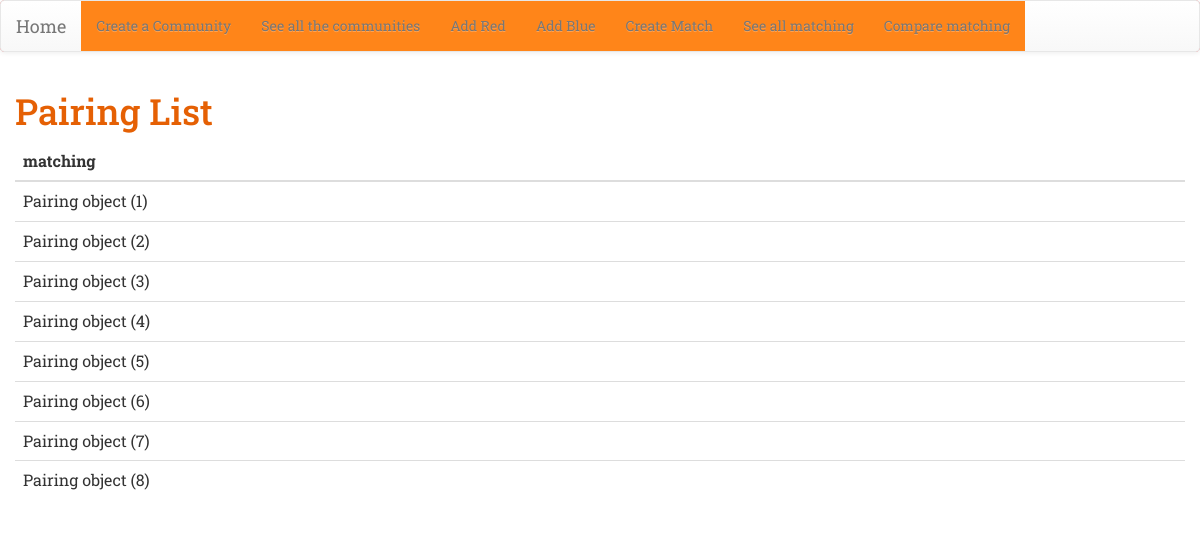
The page /pairing_list/ on the database as committed earlier.
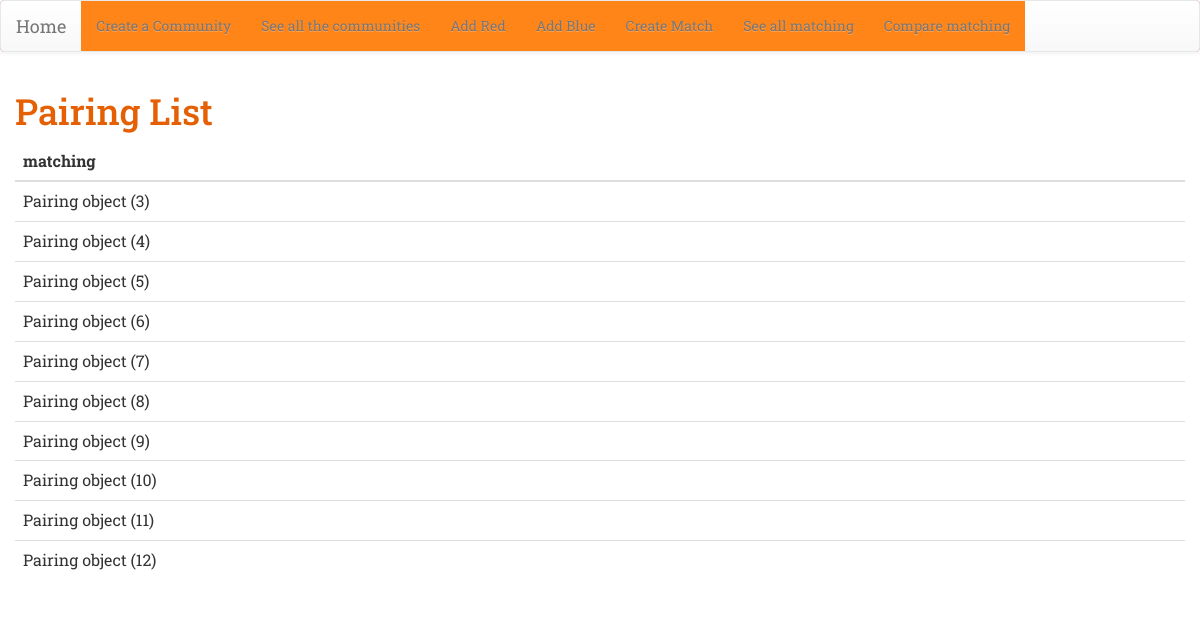
The same page on the database as committed later.
### match/models.py (models this page shows)
class Pairing(models.Model):
    matching = models.ForeignKey('Matching', on_delete=models.CASCADE)
    blue = models.ForeignKey('Blue',on_delete=models.CASCADE)
    red = models.ForeignKey('Red',on_delete=models.CASCADE)

### match/views.py (the view)
# urls.py: path('pairing_list/', views.pairing_list, name='pairing_list'),
def pairing_list(request):
    pairing = Pairing.objects.all()
    print('this are the pairing')
    print(pairing)
    return render(request, 'match/pairing_list.html', {'pairing': pairing})

### match/templates/match/pairing_list.html
{% extends 'match/base.html' %}
{% block content %}
<h1>Pairing List</h1>
<table class="table">
  <thead>
    <tr>
      <th scope="col">matching</th>
    </tr>
  </thead>
  <tbody>
    {% for pair in pairing %}
    <tr>
      <td>{{ pair }}</td>
    </tr>
    {% endfor %}
  </tbody>
</table>
{% endblock %}

Rows that differ between the two databases and show on the page:
removed Pairing: id "Pairing object (1)"
removed Pairing: id "Pairing object (2)"
added Pairing: id "Pairing object (9)"
added Pairing: id "Pairing object (10)"
added Pairing: id "Pairing object (11)"
added Pairing: id "Pairing object (12)"
